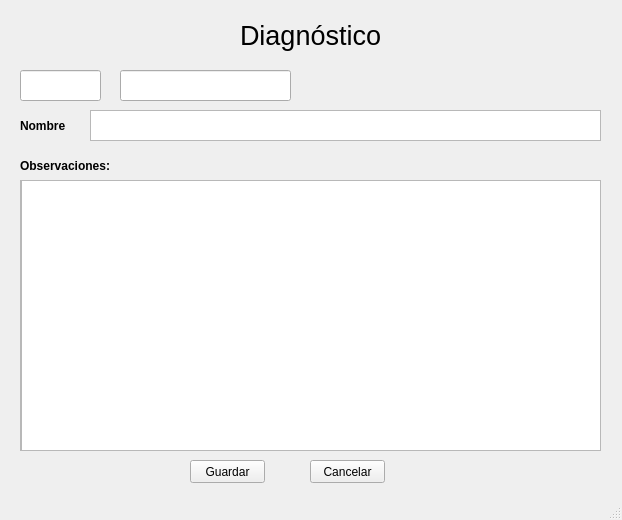
<?xml version="1.0" encoding="UTF-8"?>
<ui version="4.0">
 <class>MainWindow</class>
 <widget class="QMainWindow" name="MainWindow">
  <property name="geometry">
   <rect>
    <x>0</x>
    <y>0</y>
    <width>622</width>
    <height>520</height>
   </rect>
  </property>
  <property name="windowTitle">
   <string>MainWindow</string>
  </property>
  <widget class="QWidget" name="centralwidget">
   <widget class="QLabel" name="titulo">
    <property name="geometry">
     <rect>
      <x>240</x>
      <y>20</y>
      <width>311</width>
      <height>31</height>
     </rect>
    </property>
    <property name="font">
     <font>
      <pointsize>20</pointsize>
     </font>
    </property>
    <property name="text">
     <string>Diagnóstico</string>
    </property>
   </widget>
   <widget class="QLineEdit" name="TI">
    <property name="geometry">
     <rect>
      <x>20</x>
      <y>70</y>
      <width>81</width>
      <height>31</height>
     </rect>
    </property>
   </widget>
   <widget class="QPushButton" name="Guardar">
    <property name="geometry">
     <rect>
      <x>190</x>
      <y>460</y>
      <width>75</width>
      <height>23</height>
     </rect>
    </property>
    <property name="text">
     <string>Guardar</string>
    </property>
   </widget>
   <widget class="QLineEdit" name="IDp">
    <property name="geometry">
     <rect>
      <x>120</x>
      <y>70</y>
      <width>171</width>
      <height>31</height>
     </rect>
    </property>
   </widget>
   <widget class="QPushButton" name="Cancelar">
    <property name="geometry">
     <rect>
      <x>310</x>
      <y>460</y>
      <width>75</width>
      <height>23</height>
     </rect>
    </property>
    <property name="text">
     <string>Cancelar</string>
    </property>
   </widget>
   <widget class="QLabel" name="nombreLabel">
    <property name="geometry">
     <rect>
      <x>20</x>
      <y>110</y>
      <width>81</width>
      <height>31</height>
     </rect>
    </property>
    <property name="font">
     <font>
      <weight>75</weight>
      <bold>true</bold>
     </font>
    </property>
    <property name="text">
     <string>Nombre</string>
    </property>
   </widget>
   <widget class="QScrollArea" name="scrollArea">
    <property name="geometry">
     <rect>
      <x>20</x>
      <y>180</y>
      <width>581</width>
      <height>271</height>
     </rect>
    </property>
    <property name="widgetResizable">
     <bool>true</bool>
    </property>
    <widget class="QWidget" name="scrollAreaWidgetContents">
     <property name="geometry">
      <rect>
       <x>0</x>
       <y>0</y>
       <width>579</width>
       <height>269</height>
      </rect>
     </property>
     <widget class="QTextEdit" name="textEdit">
      <property name="geometry">
       <rect>
        <x>0</x>
        <y>-10</y>
        <width>581</width>
        <height>281</height>
       </rect>
      </property>
     </widget>
    </widget>
   </widget>
   <widget class="QTextEdit" name="nombreP">
    <property name="geometry">
     <rect>
      <x>90</x>
      <y>110</y>
      <width>511</width>
      <height>31</height>
     </rect>
    </property>
   </widget>
   <widget class="QLabel" name="obsLabel">
    <property name="geometry">
     <rect>
      <x>20</x>
      <y>150</y>
      <width>101</width>
      <height>31</height>
     </rect>
    </property>
    <property name="font">
     <font>
      <weight>75</weight>
      <bold>true</bold>
     </font>
    </property>
    <property name="text">
     <string>Observaciones: </string>
    </property>
   </widget>
  </widget>
  <widget class="QStatusBar" name="statusbar"/>
 </widget>
 <resources/>
 <connections/>
</ui>
